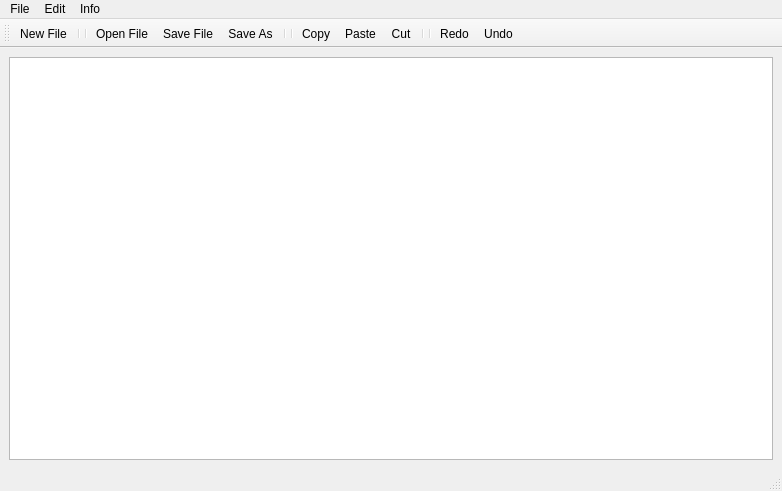
<?xml version="1.0" encoding="UTF-8"?>
<ui version="4.0">
 <class>MainWindow</class>
 <widget class="QMainWindow" name="MainWindow">
  <property name="geometry">
   <rect>
    <x>0</x>
    <y>0</y>
    <width>782</width>
    <height>491</height>
   </rect>
  </property>
  <property name="windowTitle">
   <string>MainWindow</string>
  </property>
  <widget class="QWidget" name="centralwidget">
   <layout class="QHBoxLayout" name="horizontalLayout">
    <item>
     <widget class="QTextEdit" name="TextEditBox"/>
    </item>
   </layout>
  </widget>
  <widget class="QMenuBar" name="menubar">
   <property name="geometry">
    <rect>
     <x>0</x>
     <y>0</y>
     <width>782</width>
     <height>21</height>
    </rect>
   </property>
   <widget class="QMenu" name="menuFile">
    <property name="title">
     <string>File</string>
    </property>
    <addaction name="actionNew_File"/>
    <addaction name="actionOpen_File"/>
    <addaction name="actionSave_File"/>
    <addaction name="actionSave_As"/>
    <addaction name="actionClose_File"/>
    <addaction name="actionExit"/>
   </widget>
   <widget class="QMenu" name="menuEdit">
    <property name="title">
     <string>Edit</string>
    </property>
    <addaction name="actionCopy"/>
    <addaction name="actionPaste"/>
    <addaction name="actionCut"/>
    <addaction name="actionRedo"/>
    <addaction name="actionUndo"/>
   </widget>
   <widget class="QMenu" name="menuAbout">
    <property name="title">
     <string>Info</string>
    </property>
    <addaction name="actionAbout"/>
   </widget>
   <addaction name="menuFile"/>
   <addaction name="menuEdit"/>
   <addaction name="menuAbout"/>
  </widget>
  <widget class="QStatusBar" name="statusbar"/>
  <widget class="QToolBar" name="toolBar">
   <property name="windowTitle">
    <string>toolBar</string>
   </property>
   <attribute name="toolBarArea">
    <enum>TopToolBarArea</enum>
   </attribute>
   <attribute name="toolBarBreak">
    <bool>false</bool>
   </attribute>
   <addaction name="actionNew_File"/>
   <addaction name="separator"/>
   <addaction name="separator"/>
   <addaction name="actionOpen_File"/>
   <addaction name="actionSave_File"/>
   <addaction name="actionSave_As"/>
   <addaction name="separator"/>
   <addaction name="separator"/>
   <addaction name="actionCopy"/>
   <addaction name="actionPaste"/>
   <addaction name="actionCut"/>
   <addaction name="separator"/>
   <addaction name="separator"/>
   <addaction name="actionRedo"/>
   <addaction name="actionUndo"/>
  </widget>
  <action name="actionNew_File">
   <property name="icon">
    <iconset resource="resource.qrc">
     <normaloff>:/img/img/new-document.png</normaloff>:/img/img/new-document.png</iconset>
   </property>
   <property name="text">
    <string>New File</string>
   </property>
  </action>
  <action name="actionOpen_File">
   <property name="icon">
    <iconset resource="resource.qrc">
     <normaloff>:/img/img/open.png</normaloff>:/img/img/open.png</iconset>
   </property>
   <property name="text">
    <string>Open File</string>
   </property>
  </action>
  <action name="actionSave_File">
   <property name="enabled">
    <bool>true</bool>
   </property>
   <property name="icon">
    <iconset resource="resource.qrc">
     <normaloff>:/img/img/diskette.png</normaloff>:/img/img/diskette.png</iconset>
   </property>
   <property name="text">
    <string>Save File</string>
   </property>
  </action>
  <action name="actionSave_As">
   <property name="icon">
    <iconset resource="resource.qrc">
     <normaloff>:/img/img/save-as.png</normaloff>:/img/img/save-as.png</iconset>
   </property>
   <property name="text">
    <string>Save As</string>
   </property>
  </action>
  <action name="actionClose_File">
   <property name="text">
    <string>Close File</string>
   </property>
  </action>
  <action name="actionExit">
   <property name="text">
    <string>Exit</string>
   </property>
  </action>
  <action name="actionCopy">
   <property name="icon">
    <iconset resource="resource.qrc">
     <normaloff>:/img/img/copy.png</normaloff>:/img/img/copy.png</iconset>
   </property>
   <property name="text">
    <string>Copy</string>
   </property>
  </action>
  <action name="actionPaste">
   <property name="icon">
    <iconset resource="resource.qrc">
     <normaloff>:/img/img/paste.png</normaloff>:/img/img/paste.png</iconset>
   </property>
   <property name="text">
    <string>Paste</string>
   </property>
  </action>
  <action name="actionCut">
   <property name="icon">
    <iconset resource="resource.qrc">
     <normaloff>:/img/img/cutting.png</normaloff>:/img/img/cutting.png</iconset>
   </property>
   <property name="text">
    <string>Cut</string>
   </property>
  </action>
  <action name="actionRedo">
   <property name="icon">
    <iconset resource="resource.qrc">
     <normaloff>:/img/img/redo.png</normaloff>:/img/img/redo.png</iconset>
   </property>
   <property name="text">
    <string>Redo</string>
   </property>
  </action>
  <action name="actionUndo">
   <property name="icon">
    <iconset resource="resource.qrc">
     <normaloff>:/img/img/undo.png</normaloff>:/img/img/undo.png</iconset>
   </property>
   <property name="text">
    <string>Undo</string>
   </property>
  </action>
  <action name="actionAbout">
   <property name="text">
    <string>About</string>
   </property>
  </action>
 </widget>
 <resources>
  <include location="resource.qrc"/>
 </resources>
 <connections/>
</ui>
